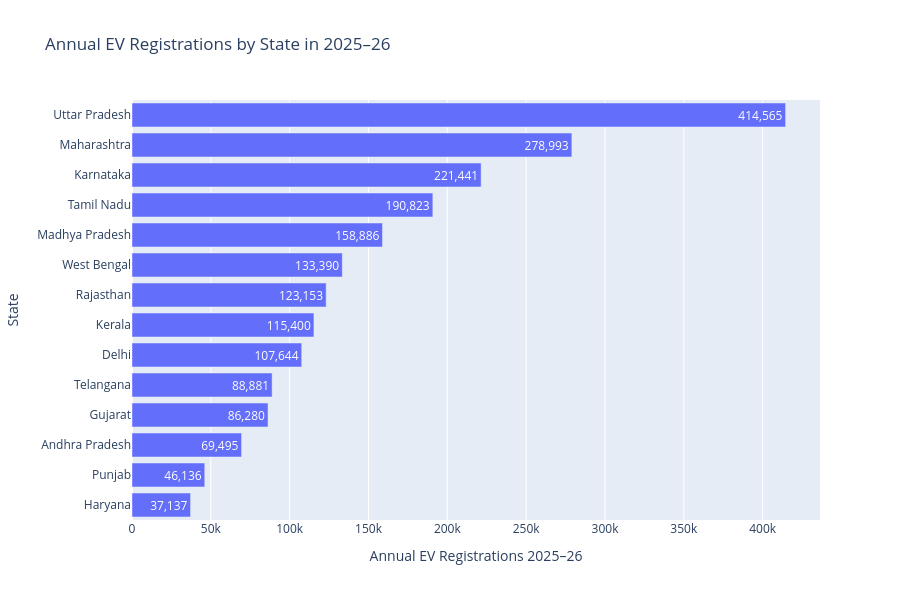

The notebook cell saved with this chart:
### Markdown cell above
## 1. EV Demand by State

The first step in the exploratory analysis is to compare current EV demand across the selected states/UTs. EV registrations for 2025 are used as the main demand indicator.

A state with higher EV registrations represents a larger existing EV market. This is important for charging infrastructure investment because higher EV adoption generally creates stronger demand for public charging stations and connectors.

### Code cell
annual_ev_demand = master_df.sort_values(
    "Annual_EV_Registrations_2025_26",
    ascending=False
)

fig = px.bar(
    annual_ev_demand,
    x="Annual_EV_Registrations_2025_26",
    y="State",
    orientation="h",
    title="Annual EV Registrations by State in 2025–26",
    labels={
        "Annual_EV_Registrations_2025_26": "Annual EV Registrations 2025–26",
        "State": "State"
    },
    text="Annual_EV_Registrations_2025_26"
)

fig.update_traces(
    texttemplate="%{text:,.0f}",
    textposition="inside"
)

fig.update_layout(
    yaxis={"categoryorder": "total ascending"},
    height=600
)

fig.show()

### Figure 1 — Plotly figure (JSON) as saved in the notebook; plotly's stock layout.template omitted (floating-point values rounded to 4 significant figures)
{"data": [{"hovertemplate": "Annual EV Registrations 2025–26=%{text}<br>State=%{y}<extra></extra>", "legendgroup": "", "marker": {"color": "#636efa", "pattern": {"shape": ""}}, "name": "", "orientation": "h", "showlegend": false, "text": [414600.0, 279000.0, 221400.0, 190800.0, 158900.0, 133400.0, 123200.0, 115400.0, 107600.0, 88880.0, 86280.0, 69500.0, 46140.0, 37140.0], "textposition": "inside", "texttemplate": "%{text:,.0f}", "type": "bar", "x": [414600.0, 279000.0, 221400.0, 190800.0, 158900.0, 133400.0, 123200.0, 115400.0, 107600.0, 88880.0, 86280.0, 69500.0, 46140.0, 37140.0], "xaxis": "x", "y": ["Uttar Pradesh", "Maharashtra", "Karnataka", "Tamil Nadu", "Madhya Pradesh", "West Bengal", "Rajasthan", "Kerala", "Delhi", "Telangana", "Gujarat", "Andhra Pradesh", "Punjab", "Haryana"], "yaxis": "y"}], "layout": {"barmode": "relative", "height": 600, "legend": {"tracegroupgap": 0}, "title": {"text": "Annual EV Registrations by State in 2025–26"}, "xaxis": {"anchor": "y", "domain": [0, 1], "title": {"text": "Annual EV Registrations 2025–26"}}, "yaxis": {"anchor": "x", "categoryorder": "total ascending", "domain": [0, 1], "title": {"text": "State"}}}}
